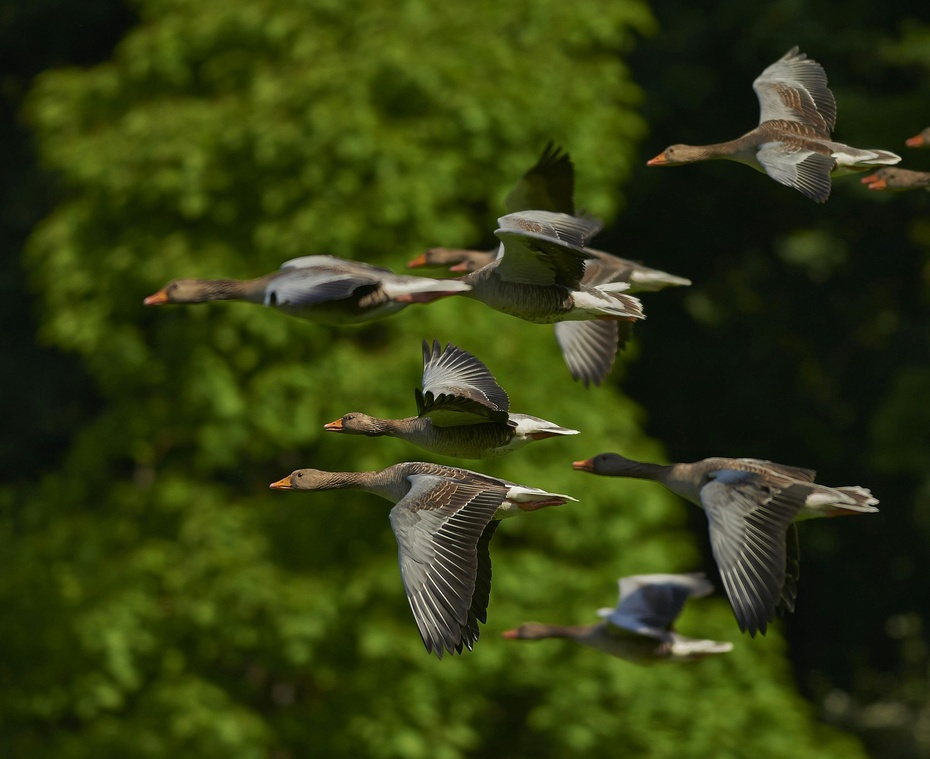
#> input picture Day 5/Goose.jpg, 930 x 759 px, shrunk from 2829 x 2307 before the run
$ python '2d transformation.py'
#> lines starting #> are read from the running program, lines starting #| are printed output that depends on the picture
import cv2
import numpy as np
import matplotlib.pyplot as plt
img = cv2.imread("Goose.jpg")
#> img is the input picture: shape (759, 930, 3); mean B, G, R 17.3, 60.2, 50.5
img = cv2.cvtColor(img, cv2.COLOR_BGR2RGB)
#2D TRANSFORMATION
M = np.float32([[1,0,50],[0,1,50]])
translated = cv2.warpAffine(img,M,(img.shape[1], img.shape[0]))
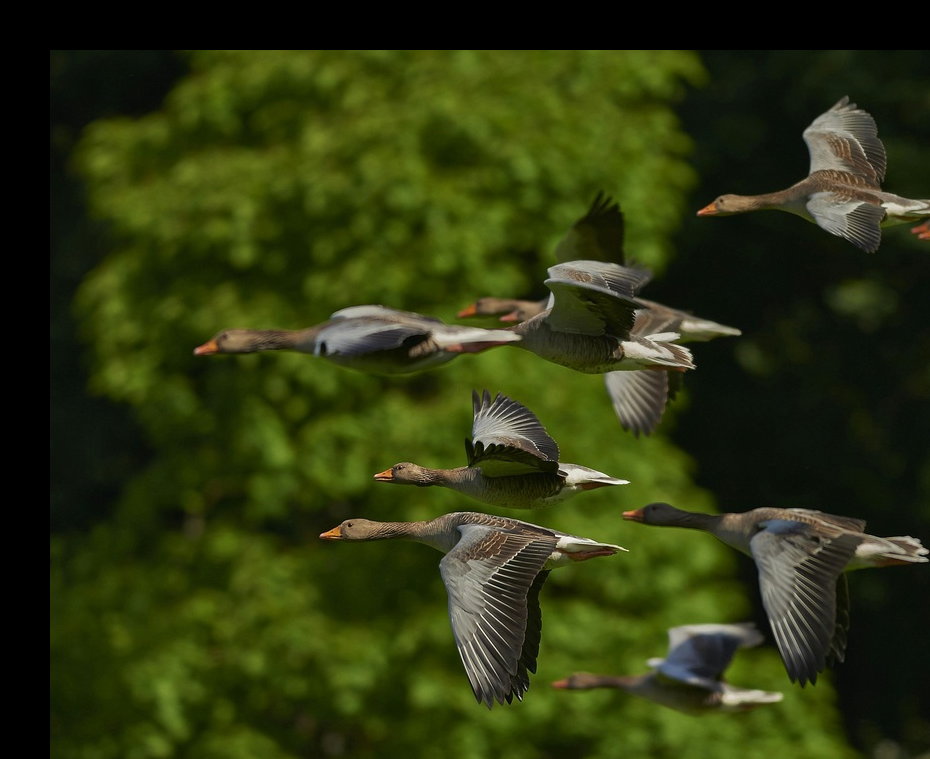
#> translated: shape (759, 930, 3); mean R, G, B 46, 54.5, 16.1
#2D ROTATION
M = cv2.getRotationMatrix2D((img.shape[1]//2, img.shape[0]//2),45,1)
rotated = cv2.warpAffine(img,M, (img.shape[1],img.shape[0]))
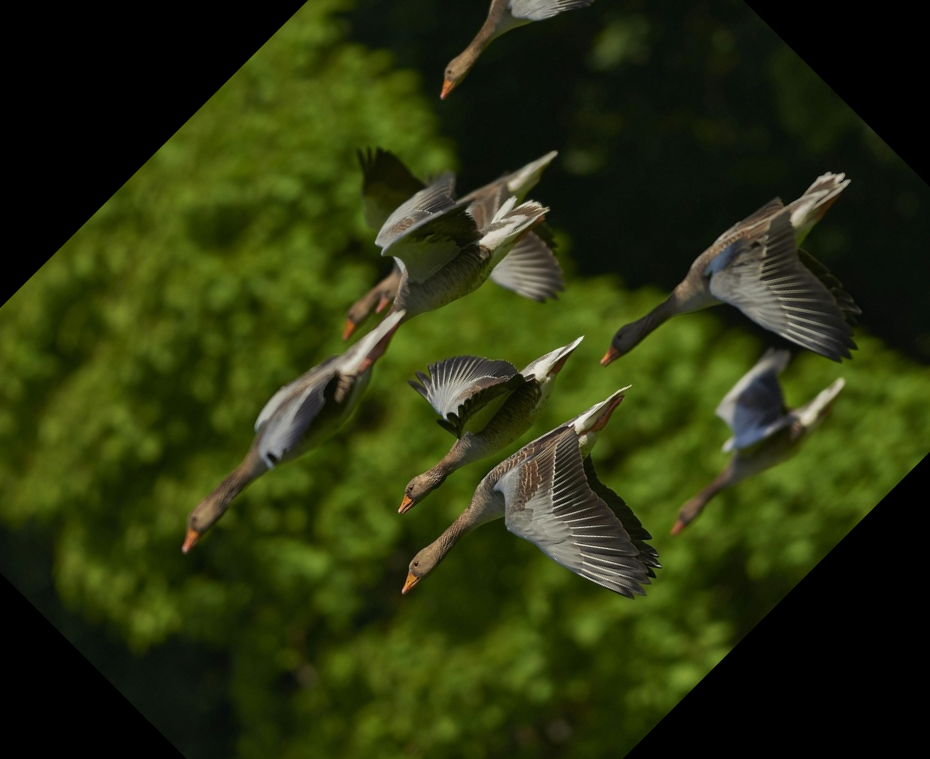
#> rotated: shape (759, 930, 3); mean R, G, B 43.3, 51.5, 14.7
# show results
titles = ["Original","Translated","Rotated"]
images = [img, translated, rotated]
for i in range(3):
    plt.subplot(2,2,i+1),plt.imshow(images[i]), plt.title(titles[i])
    plt.axis("off")
plt.show()
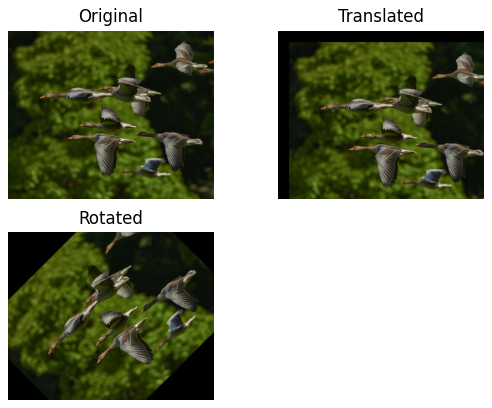
#> figure drawn by matplotlib, 3 panels

$ run again, with Day 5/butterfly.jpg copied over Day 5/Goose.jpg
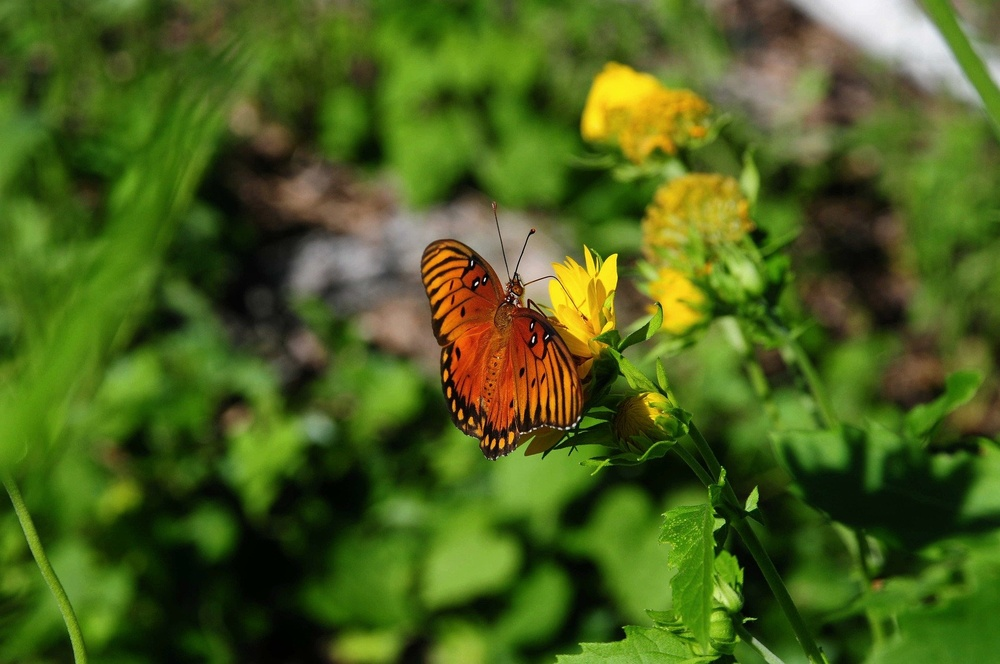
#> input picture Day 5/butterfly.jpg, 1000 x 664 px, shrunk from 1920 x 1275 before the run
#> img is the input picture: shape (664, 1000, 3); mean B, G, R 28.7, 96.4, 74.9
#> `rotated = cv2.warpAffine(img,M, (img.shape[1],img.shape[0]))`:
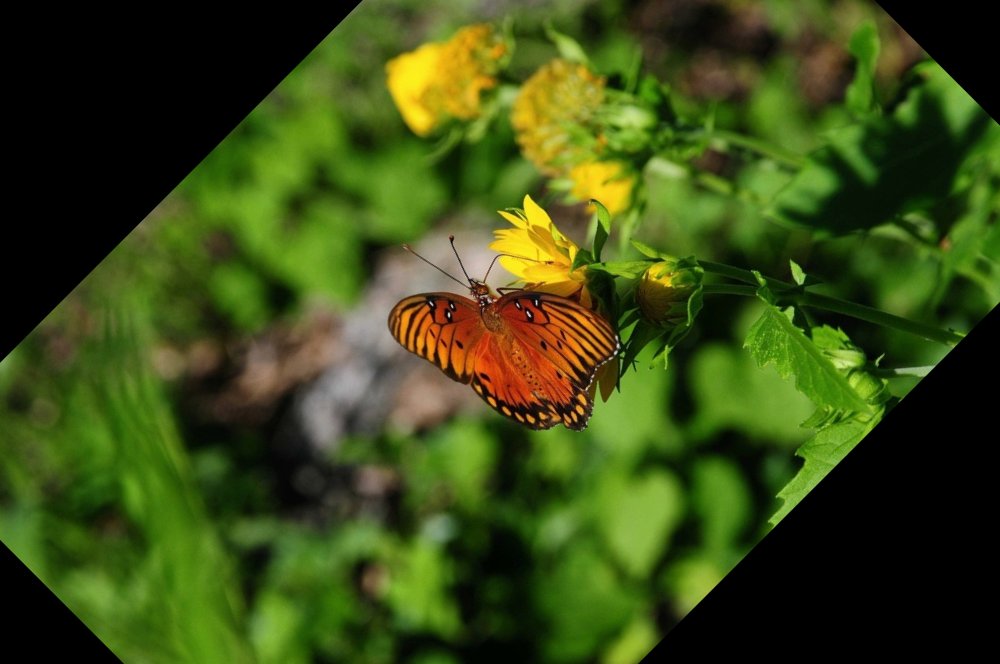
#> rotated: shape (664, 1000, 3); mean R, G, B 58.4, 74.7, 20.2
#> `plt.show()`:
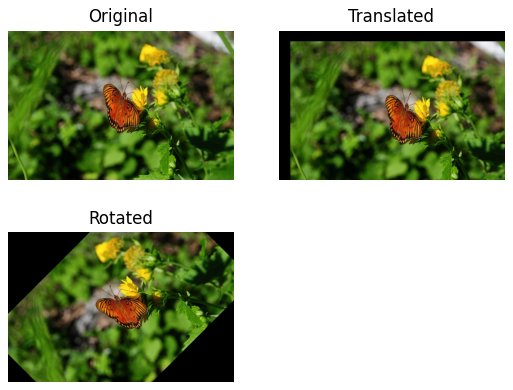
#> figure drawn by matplotlib, 3 panels
